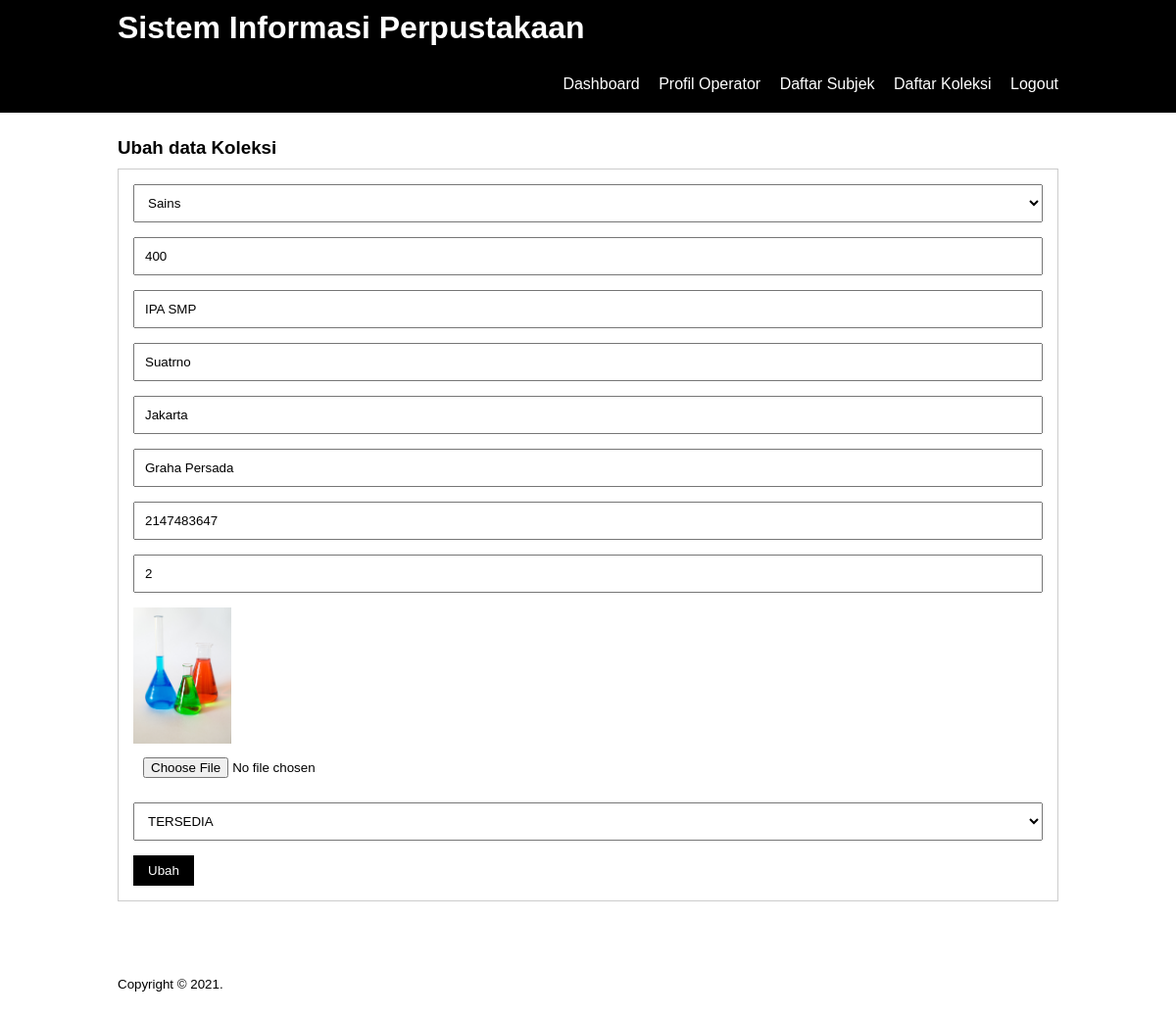
Page /editkoleksi.php?id=400 (signed in) on the committed database.
### tables this page shows
CREATE TABLE `koleksi` (
  `nomor_panggil_koleksi` int(11) NOT NULL,
  `nomor_subjek` int(12) NOT NULL,
  `judul_koleksi` varchar(100) NOT NULL,
  `penanggungjawab_koleksi` varchar(100) NOT NULL,
  `tempat_terbit_koleksi` varchar(30) NOT NULL,
  `penerbit_koleksi` varchar(50) NOT NULL,
  `isbn` char(17) NOT NULL,
  `jumlah_koleksi` int(11) NOT NULL,
  `gambar_koleksi` varchar(100) NOT NULL,
  `status_koleksi` tinyint(1) NOT NULL,
  `tanggal_tambah` timestamp NULL DEFAULT CURRENT_TIMESTAMP
);

CREATE TABLE `data_subjek` (
  `nomor_subjek` int(11) NOT NULL,
  `nama_subjek` varchar(100) NOT NULL
);

### editkoleksi.php (the view, shortened to what this page needs)
<?php
	include 'db.php';
	$koleksi = mysqli_query($conn, "SELECT * FROM koleksi WHERE nomor_panggil_koleksi = '".$_GET['id']."' ");
	$k = mysqli_fetch_object($koleksi);
?>
<!DOCTYPE html>
<html>
<head>
	<link rel="stylesheet" type="text/css" href="css/style.css">
</head>
<body>
	<header>
		<div class="container">
			<h1><a href="dashboard.php">Sistem Informasi Perpustakaan</a></h1>
			<ul>
				<li><a href="dashboard.php">Dashboard</a></li>
				<li><a href="profil.php">Profil Operator</a></li>
				<li><a href="datasubjek.php">Daftar Subjek</a></li>
				<li><a href="datakoleksi.php">Daftar Koleksi</a></li>
				<li><a href="logout.php">Logout</a></li>
			</ul>
		</div>
	</header>
	<div class="section">
		<div class="container">
			<h3>Ubah data Koleksi</h3>
			<div class="box">
				<form action="" method="POST" enctype="multipart/form-data">
					<select class="input-control" name="subjek" required>
						<?php
							$subjek = mysqli_query($conn, "SELECT * FROM data_subjek ORDER BY nomor_subjek DESC");
							while($r = mysqli_fetch_array($subjek)) {
						?>
						<option value="<?php echo $r['nomor_subjek'] ?>"<?php echo ($r['nomor_subjek'] == $k->nomor_subjek)? 'selected':''; ?>><?php echo $r['nama_subjek'] ?></option>
						<?php } ?>
					</select>
					<input type="text" name="nomor_panggil_koleksi" class="input-control" placeholder="Call Number" value="<?php echo $k->nomor_panggil_koleksi?>" required>
					<input type="text" name="judul_koleksi" class="input-control" placeholder="Judul Koleksi" value="<?php echo $k->judul_koleksi?>" required>
					<input type="text" name="penanggungjawab" class="input-control" placeholder="Penanggungjawab Koleksi" value="<?php echo $k->penanggungjawab_koleksi?>"  required>
					<input type="text" name="tempat_terbit_koleksi" class="input-control" placeholder="Tempat Terbit Koleksi" value="<?php echo $k->tempat_terbit_koleksi?>" required>
					<input type="text" name="penerbit_koleksi" class="input-control" placeholder="Penerbit Koleksi" value="<?php echo $k->penerbit_koleksi?>" required>
					<input type="text" name="isbn" class="input-control" placeholder="ISBN" value="<?php echo $k->isbn?>" required>
					<input type="text" name="jumlah_koleksi" class="input-control" placeholder="Jumlah Koleksi" value="<?php echo $k->jumlah_koleksi?>" required>
					<img src="koleksi/<?php echo $k->gambar_koleksi ?>" width="100px">
					<input type="file" name="gambar_koleksi" class="input-control" placeholder="Gambar Koleksi" value="<?php echo $k->gambar_koleksi?>">
					<select class="input-control" name="status" required>
						<option value="1" <?php echo ($k->status_koleksi == 1)? 'selected':''; ?>>TERSEDIA</option>
					</select>
					<input type="submit" name="submit" value="Ubah" class="btn">
				</form>
			</div>
		</div>
	</div>
	<footer>
		<div class="container">
			<small>Copyright &copy; 2021.</small>
		</div>
	</footer>
</body>
</html>

### css/style.css (style rules this page uses)
* { padding: 0; margin: 0; font-family: sans-serif; }
body { background-color: #fff; }
a { color: inherit; text-decoration: none; }
.input-control { width: 100%; padding: 10px; margin-bottom: 15px; box-sizing: border-box; }
.btn { padding: 8px 15px; background-color: black; color: #fff; border: none; cursor: pointer; }
header { background-color: black; color: #fff; }
header h1 { float: left; padding: 10px 0; }
header ul { float: right; }
header ul li { display: inline-block; }
header ul li a { padding: 20px 0 20px 15px; display: inline-block; }
footer { padding: 25px 0; }
.container { width: 80%; margin: 0 auto; }
.container:after { content: ''; display: block; clear: both; }
.section { padding: 25px 0; }
.box { background-color: #fff; border: 1px solid #ccc; padding: 15px; box-sizing: border-box; margin: 10px 0 25px 0; }
.box:after { content: ''; display: block; clear: both; }

### rows in the picture
koleksi: subjek "Sains", nomor_panggil_koleksi "400", judul_koleksi "IPA SMP", penanggungjawab "Suatrno", tempat_terbit_koleksi "Jakarta", penerbit_koleksi "Graha Persada", isbn "2147483647", jumlah_koleksi "2", gambar_koleksi (picture), status "TERSEDIA"
